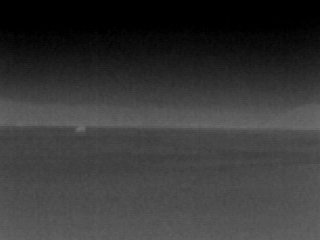
%> input picture ship/1.bmp, 320 x 240 px
$ octave complexg.m   (GNU Octave 9; MATLAB toolbox functions it lacks are replaced by stand-ins)
%> lines starting %> are read from the running program, lines starting %| are printed output that depends on the picture; in (x1, y1, x2, y2) boxes, pixels count from 0 and x2, y2 are one past the last pixel; in counts of white or black regions, pixels touching at a corner belong together; the program's own positions count from 1
clc;clear ;close all;
J=imread('1.bmp');
%> J is the input picture: size 240x320x3 uint8; min 0, max 111, mean 54.8
[m,n,o]=size(J);
%> m = 240; n = 320; o = 3
if o~=1
    J=rgb2gray(J);
%> J: size 240x320 uint8
end
% I=imnoise(J,'gaussian',0,0.000012);
I=J;
% ERMS = erms(I, J);
MES=sum(sum((I-J).^2))/(m*n);     %均方差
%> MES = 0
PSNR=20*log10(255/sqrt(MES));
%> PSNR = Inf
% [5 lines of commented-out code are left out]
subplot(221)
imshow(I)

title('（a）原始图像')
temp=[3j+3,10,-3j+3;
        10j,0,-10j;
      3j-3,-10,-3j-3];
%   temp=[1j+1,2,-1j+1;
%         2j,0,-2j;
%       1j-1,-2,-1j-1];
%temp=temp';
%cg=conv2(double(I),temp,'same');
tic
cg=filter2(temp,double(I),'valid');
x=(real(cg));
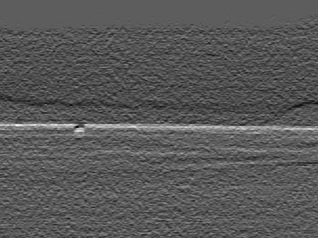
%> x: size 238x318 double; min -223, max 383, mean -12.4; drawn with min black and max white
%x(x>200)=0;
xmax=max(max(x));
%> xmax = 383
y=(imag(cg));
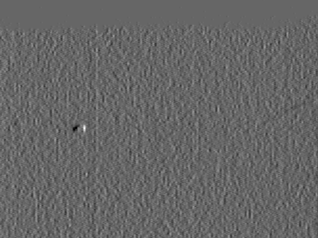
%> y: size 238x318 double; min -290, max 429, mean -0.5; drawn with min black and max white
% y(y>200)=0;
ymax=max(max(y));
%> ymax = 429

% y(y<5)=0;
% y=y/10;
subplot(222)

imshow(abs(x),[])
title('（b）垂直梯度')
subplot(223)
imshow(abs(y),[])
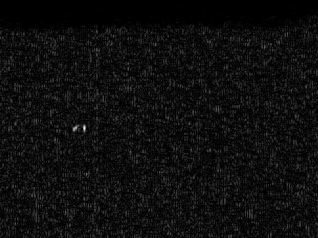
%> displayed picture: size 238x318, on the screen's scale of 0 to 255; min 0, max 255, mean 14
title('（c）水平梯度')
cga=abs(cg);
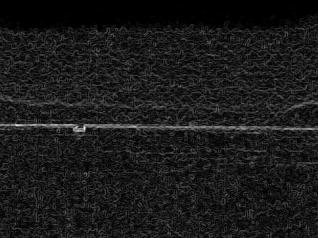
%> cga: size 238x318 double; min 0, max 444.1, mean 46.1; drawn with min black and max white
subplot(224)
imshow(cga,[])
title('（d）幅值图像')
k=0;
res=zeros(m,n);
res1=zeros(m,n);
for i=5:m-5
    for j=5:n-5
            if or(abs(x(i,j))>xmax/3,abs(y(i,j))>ymax/3)

                res=plotline(i,j,i-fix(x(i,j)/60),j-fix(y(i,j)/60),res);
                res1(i,j)=1;
% [13 lines of commented-out code are left out]
            end

    end
end
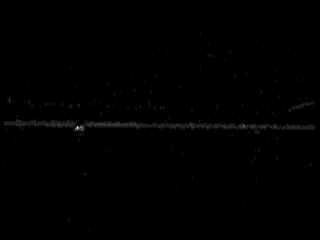
%> res: size 240x320 double; min 0, max 17, mean 0.0591; drawn with min black and max white
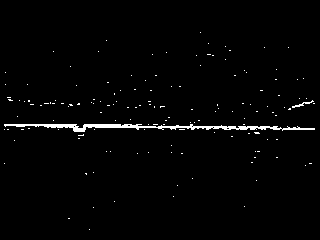
%> res1: size 240x320 double; values 0 (black) and 1 (white), 1.6% white; 145 white regions (143 under 20 px)
 res(res<6)=0;
%> res: size 240x320 double; 3.42% of pixels changed, all inside (x1, y1, x2, y2) = (4, 32, 315, 232)


  L = bwlabel(res);
%> L: size 240x320 double; 4 distinct labels, from 0 to 3
stats=regionprops(L);
%> stats = 3 regions; box (x1, y1, x2, y2), Area and Centroid: (75, 126, 79, 130) 9 [77.8 128.7], (80, 126, 83, 130) 6 [82.2 128.3], (244, 125, 245, 127) 2 [245 126.5]
area= cat(1, stats.Area);
%> area = [9; 6; 2]
ind=find(or(area>500,area<4));
%> ind = 3
for i=1:length(ind)
    L(L==ind(i))=0;
end
%> this loop made 1 pass
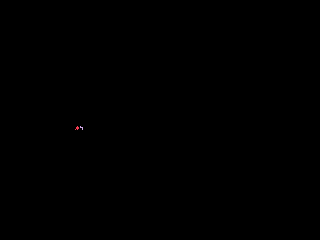
%> L: size 240x320 double; 3 distinct labels, from 0 to 2; one colour per label, 0 black

se1 = strel('square',2);
 BW2= imdilate(L,se1);
%> BW2: size 240x320 double; 3 distinct labels, from 0 to 2
 toc
figure
subplot(121)


imshow(L,[])
subplot(122)
imshow(res1,[])

 figure
 imshow(BW2)

$ run again, with ship/10.bmp copied over ship/1.bmp
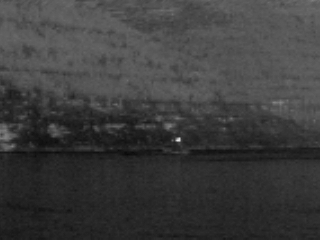
%> input picture ship/10.bmp, 320 x 240 px
%> J is the input picture: size 240x320x3 uint8; min 8, max 228, mean 61.1
%> J: size 240x320 uint8
%> MES = 0
%> PSNR = Inf
%> xmax = 2610
%> `y=(imag(cg));`:
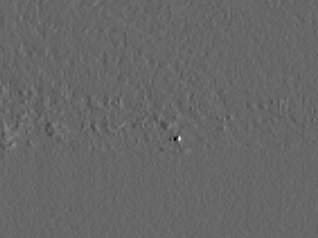
%> y: size 238x318 double; min -1720, max 2518, mean -0.9; drawn with min black and max white
%> ymax = 2518
%> `imshow(abs(y),[])`:
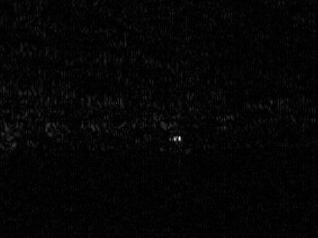
%> displayed picture: size 238x318, on the screen's scale of 0 to 255; min 0, max 255, mean 4.8
%> L: size 240x320 double; values 0 (black) and 1 (white), 0.02% white in thin lines or dots, all inside (x1, y1, x2, y2) = (174, 133, 179, 142)
%> stats = 1 region; box (x1, y1, x2, y2), Area and Centroid: (174, 133, 179, 142) 18 [177.8 138.6]
%> area = 18
%> ind = []
%> BW2: size 240x320 double; values 0 (black) and 1 (white), 0.04% white; 1 white region, box (x1, y1, x2, y2) and area: (174, 133, 180, 143) 33
